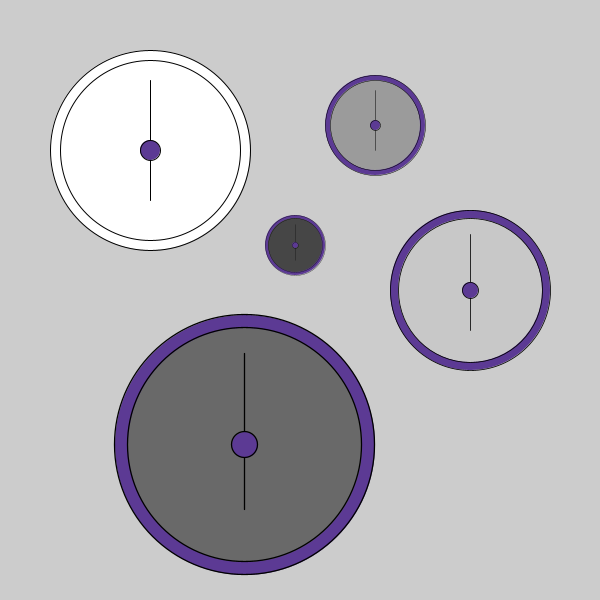
Frame 1 (no input)
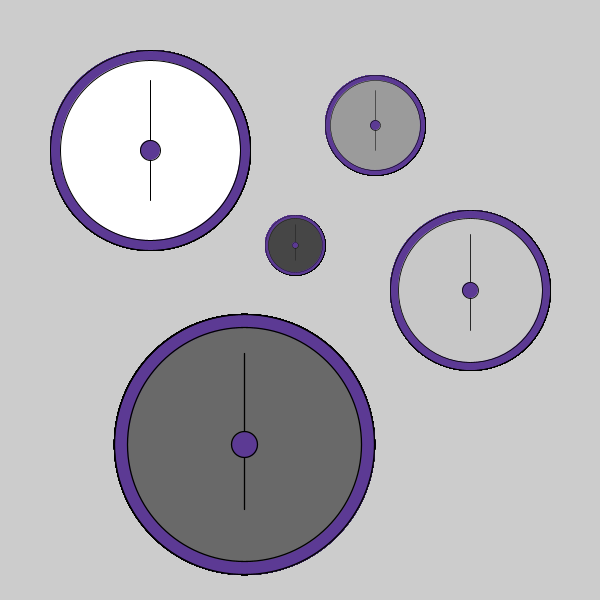
Frame 60 (the mouse pressed at the canvas centre just before this capture)
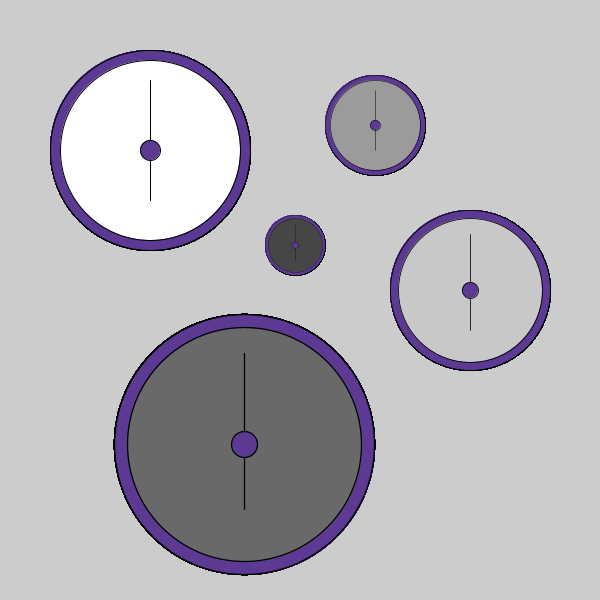
Frame 120 (the mouse held since frame 60 and released just before this capture)

The Processing sketch that drew these frames (run headless with seeded random() and noise(); from frame 60 on, the mouse is pressed at the canvas centre):

// Processing sketch: processing_16000
// ── processing_16000.pde

void setup() {
  size(600,600);
}

void draw() {
  mywatch(0,0, 1, 255);
  mywatch(300,50, 0.5, 155);
  mywatch(50,250, 1.3, 105);
  mywatch(250,200, 0.3, 70);
  mywatch(350,170, 0.8, 200);
}


void mywatch(int x, int y, float s, int f) {
  pushMatrix();
  translate(x,y);
  scale(s);
  ellipse(150,150,200,200);
  fill(f);
  ellipse(150,150,180,180);
  line(150,80,150,200);
  fill(92,58,148);
  ellipse(150,150,20,20);
  popMatrix();
}
